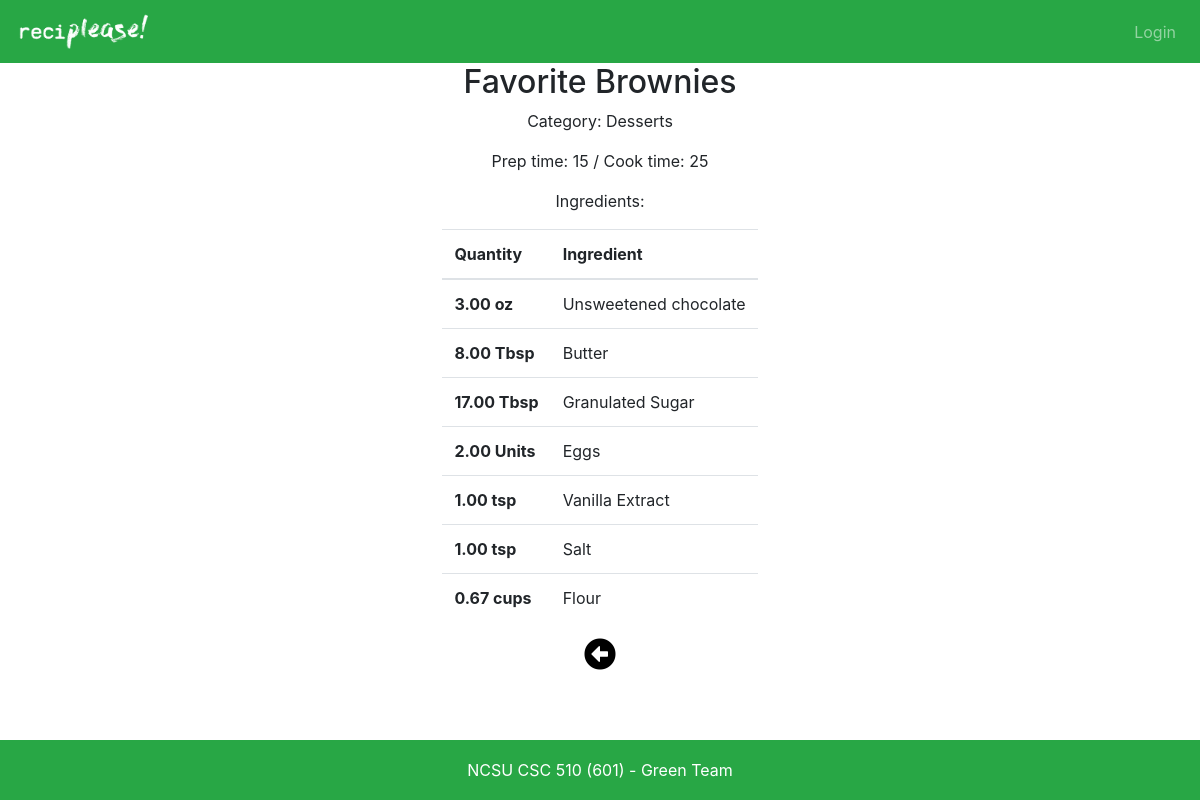
/recipes/8/, run on the app's committed database.
### recipes/models.py (models this page shows, shortened)
class Recipe(models.Model):
    name = models.CharField(max_length=200)
    category = models.ForeignKey('RecipeCategory', on_delete=models.SET_NULL, null=True)
    ingredients = models.ManyToManyField(Ingredient, through=RecipeIngredient)
    prep_time = models.PositiveIntegerField()
    cook_time = models.PositiveIntegerField()
    servings = models.PositiveIntegerField()

class RecipeCategory(models.Model):
    name = models.CharField(max_length=200)
    def __str__(self):
        return self.name

class RecipeIngredient(models.Model):
    recipe = models.ForeignKey('Recipe', on_delete=models.SET_NULL, null=True)
    ingredient = models.ForeignKey('ingredients.Ingredient', on_delete=models.SET_NULL, null=True)
    quantity = models.DecimalField(max_digits=7, decimal_places=2, validators=[MinValueValidator(0)])

### ingredients/models.py (models this page shows, shortened)
class Ingredient(models.Model):
    name = models.CharField(max_length=200)
    quantity_units = models.CharField(max_length=200) # Type of units for ingredient (oz, lbs, units, etc)

### recipes/views.py (the view)
# urls.py: url(r'^(?P<id>\d+)/$', views.recipe_detail, name='detail'),
def recipe_detail(request, id=None):
    recipe= get_object_or_404(Recipe, id=id)
    return render(request, 'recipes/recipe_detail.html', {'recipe': recipe})

### recipes/templates/recipes/recipe_detail.html (shortened to what this page needs)
{% extends 'base.html' %}
{% block content %}
<div class="container">
    <h2 align="center">{{ recipe.name }}</h2>
    <p align="center">Category: {{ recipe.category }}</p>
    <p align="center">Prep time: {{ recipe.prep_time }} / Cook time: {{ recipe.cook_time }}</p>
    <p align="center">Ingredients: </p>
    <table class="table header-fixed" align="center" style="width: auto;">
        <thead>
            <tr>
                <th scope="col">Quantity</th>
                <th scope="col">Ingredient</th>
            </tr>
        </thead>
        <tbody id="recipe-table-body">
            {% for ingredient in recipe.ingredients.all %}
            <tr class="recipe-table-row">
                <th scope="row">
                {% for ri in ingredient.recipeingredient_set.all %}
                    {% if ri.recipe == recipe %}
                        {{ ri.quantity }} {{ ingredient.quantity_units }}
                    {% endif %}
                {% endfor %} </th>
                <td>{{ ingredient.name }}</td>
            </tr>
            {% endfor %}
        </tbody>
    </table>
    <p align="center"><a href="{% url 'recipe_list' %}" <span class="fas fa-arrow-alt-circle-left fa-2x" style="color:#000000;"></span></a></p>
</div>
{% endblock %}

### data on the page
Recipe: name "Favorite Brownies", category "Desserts", prep_time "15", cook_time "25"
Ingredient: quantity_units "oz", name "Unsweetened chocolate"
RecipeIngredient: quantity "3.00"
Ingredient: quantity_units "Tbsp", name "Butter"
RecipeIngredient: quantity "8.00"
Ingredient: quantity_units "Tbsp", name "Granulated Sugar"
RecipeIngredient: quantity "17.00"
Ingredient: quantity_units "Units", name "Eggs"
RecipeIngredient: quantity "2.00"
Ingredient: quantity_units "tsp", name "Vanilla Extract"
RecipeIngredient: quantity "1.00"
Ingredient: quantity_units "tsp", name "Salt"
RecipeIngredient: quantity "1.00"
Ingredient: quantity_units "cups", name "Flour"
RecipeIngredient: quantity "0.67"
